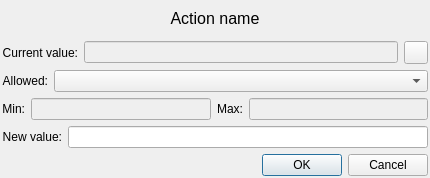
<?xml version="1.0" encoding="UTF-8"?>
<ui version="4.0">
 <class>CActionParams</class>
 <widget class="QDialog" name="CActionParams">
  <property name="geometry">
   <rect>
    <x>0</x>
    <y>0</y>
    <width>430</width>
    <height>178</height>
   </rect>
  </property>
  <property name="windowTitle">
   <string>Action sender</string>
  </property>
  <layout class="QVBoxLayout" name="verticalLayout">
   <property name="leftMargin">
    <number>2</number>
   </property>
   <property name="topMargin">
    <number>2</number>
   </property>
   <property name="rightMargin">
    <number>2</number>
   </property>
   <property name="bottomMargin">
    <number>2</number>
   </property>
   <item>
    <widget class="QLabel" name="m_name">
     <property name="font">
      <font>
       <pointsize>12</pointsize>
      </font>
     </property>
     <property name="text">
      <string>Action name</string>
     </property>
     <property name="alignment">
      <set>Qt::AlignCenter</set>
     </property>
    </widget>
   </item>
   <item>
    <layout class="QHBoxLayout" name="horizontalLayout">
     <item>
      <widget class="QLabel" name="m_lcurrent">
       <property name="text">
        <string>Current value:</string>
       </property>
       <property name="alignment">
        <set>Qt::AlignRight|Qt::AlignTrailing|Qt::AlignVCenter</set>
       </property>
      </widget>
     </item>
     <item>
      <widget class="QLineEdit" name="m_current">
       <property name="enabled">
        <bool>false</bool>
       </property>
       <property name="alignment">
        <set>Qt::AlignCenter</set>
       </property>
       <property name="readOnly">
        <bool>true</bool>
       </property>
      </widget>
     </item>
     <item>
      <widget class="QToolButton" name="m_copy">
       <property name="text">
        <string/>
       </property>
       <property name="icon">
        <iconset resource="chupnp.qrc">
         <normaloff>:/resources/arrow.png</normaloff>:/resources/arrow.png</iconset>
       </property>
      </widget>
     </item>
    </layout>
   </item>
   <item>
    <layout class="QHBoxLayout" name="horizontalLayout_4">
     <item>
      <widget class="QLabel" name="m_lallowed">
       <property name="sizePolicy">
        <sizepolicy hsizetype="Maximum" vsizetype="Preferred">
         <horstretch>0</horstretch>
         <verstretch>0</verstretch>
        </sizepolicy>
       </property>
       <property name="text">
        <string>Allowed:</string>
       </property>
       <property name="alignment">
        <set>Qt::AlignRight|Qt::AlignTrailing|Qt::AlignVCenter</set>
       </property>
      </widget>
     </item>
     <item>
      <widget class="QComboBox" name="m_allowed"/>
     </item>
    </layout>
   </item>
   <item>
    <layout class="QHBoxLayout" name="horizontalLayout_2">
     <item>
      <widget class="QLabel" name="m_lmin">
       <property name="text">
        <string>Min:</string>
       </property>
       <property name="alignment">
        <set>Qt::AlignRight|Qt::AlignTrailing|Qt::AlignVCenter</set>
       </property>
      </widget>
     </item>
     <item>
      <widget class="QLineEdit" name="m_min">
       <property name="enabled">
        <bool>false</bool>
       </property>
       <property name="alignment">
        <set>Qt::AlignCenter</set>
       </property>
       <property name="readOnly">
        <bool>true</bool>
       </property>
      </widget>
     </item>
     <item>
      <widget class="QLabel" name="m_lmax">
       <property name="text">
        <string>Max:</string>
       </property>
       <property name="alignment">
        <set>Qt::AlignRight|Qt::AlignTrailing|Qt::AlignVCenter</set>
       </property>
      </widget>
     </item>
     <item>
      <widget class="QLineEdit" name="m_max">
       <property name="enabled">
        <bool>false</bool>
       </property>
       <property name="alignment">
        <set>Qt::AlignCenter</set>
       </property>
       <property name="readOnly">
        <bool>true</bool>
       </property>
      </widget>
     </item>
    </layout>
   </item>
   <item>
    <layout class="QHBoxLayout" name="horizontalLayout_3">
     <item>
      <widget class="QLabel" name="m_lnew">
       <property name="text">
        <string>New value:</string>
       </property>
       <property name="alignment">
        <set>Qt::AlignRight|Qt::AlignTrailing|Qt::AlignVCenter</set>
       </property>
      </widget>
     </item>
     <item>
      <widget class="QLineEdit" name="m_new">
       <property name="alignment">
        <set>Qt::AlignCenter</set>
       </property>
      </widget>
     </item>
    </layout>
   </item>
   <item>
    <widget class="QDialogButtonBox" name="buttonBox">
     <property name="orientation">
      <enum>Qt::Horizontal</enum>
     </property>
     <property name="standardButtons">
      <set>QDialogButtonBox::Cancel|QDialogButtonBox::Ok</set>
     </property>
    </widget>
   </item>
  </layout>
 </widget>
 <resources>
  <include location="chupnp.qrc"/>
 </resources>
 <connections>
  <connection>
   <sender>buttonBox</sender>
   <signal>accepted()</signal>
   <receiver>CActionParams</receiver>
   <slot>accept()</slot>
   <hints>
    <hint type="sourcelabel">
     <x>248</x>
     <y>254</y>
    </hint>
    <hint type="destinationlabel">
     <x>157</x>
     <y>274</y>
    </hint>
   </hints>
  </connection>
  <connection>
   <sender>buttonBox</sender>
   <signal>rejected()</signal>
   <receiver>CActionParams</receiver>
   <slot>reject()</slot>
   <hints>
    <hint type="sourcelabel">
     <x>316</x>
     <y>260</y>
    </hint>
    <hint type="destinationlabel">
     <x>286</x>
     <y>274</y>
    </hint>
   </hints>
  </connection>
 </connections>
</ui>
